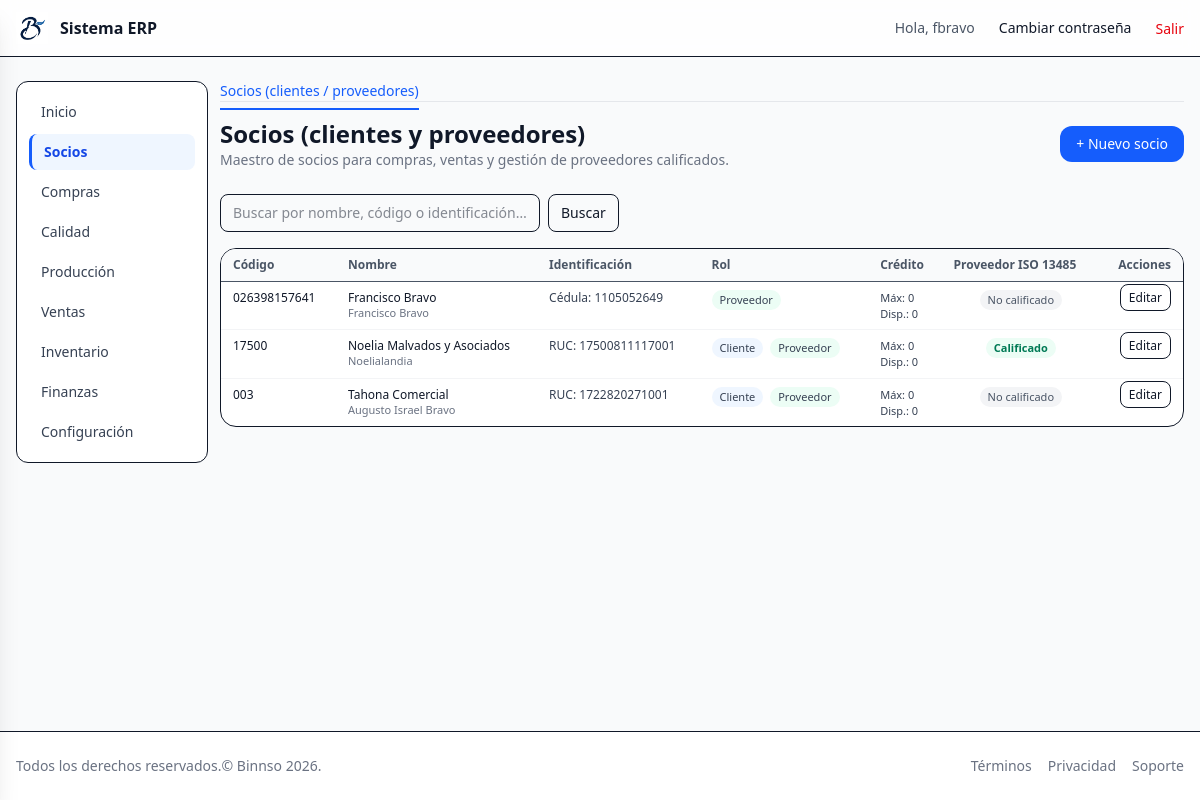
Page /partners/ (signed in) on the committed database.
### partners/models.py (models this page shows, shortened)
class Partner(AuditModel):
    code = models.CharField(
        "Código interno",
        max_length=20,
        unique=True,
        help_text="Código interno del socio (ej. PRV-001, CLI-100).",
    )
    alt_code = models.CharField(
        "Código alterno",
        max_length=20,
        blank=True,
        null=True,
        help_text="Código alterno o de sistema externo (opcional).",
    )
    identification_type = models.CharField(
        "Tipo de identificación",
        max_length=20,
        choices=IdentificationType.choices,
        default=IdentificationType.RUC,
    )
    identification = models.CharField(
        "Identificación",
        max_length=20,
        help_text="RUC / cédula / pasaporte, según corresponda.",
    )
    trade_name = models.CharField(
        "Nombre comercial",
        max_length=150,
        blank=True,
        help_text="Nombre comercial (si aplica).",
    )
    legal_name = models.CharField(
        "Nombre fiscal / razón social",
        max_length=200,
        help_text="Nombre fiscal que aparece en facturas.",
    )
    category = models.CharField(
        "Categoría",
        max_length=10,
        choices=PartnerCategory.choices,
        default=PartnerCategory.OTHER,
        blank=True,
    )
    company_type = models.CharField(
        "Tipo de empresa",
        max_length=20,
        choices=CompanyType.choices,
        default=CompanyType.COMPANY,
    )
    is_customer = models.BooleanField("Cliente", default=False)
    is_supplier = models.BooleanField("Proveedor", default=True)
    is_public_entity = models.BooleanField("Entidad pública", default=False)
    credit_limit = models.DecimalField(
        "Crédito máximo",
        max_digits=12,
        decimal_places=2,
        default=0,
    )
    credit_available = models.DecimalField(
        "Crédito disponible",
        max_digits=12,
        decimal_places=2,
        default=0,
    )
    credit_used = models.DecimalField(
        "Crédito utilizado",
        max_digits=12,
        decimal_places=2,
        default=0,
    )
    credit_terms_days = models.PositiveIntegerField(
        "Días de crédito",
        default=0,
        help_text="Plazo de pago en días (0 = contado).",
    )
    retention_profile = models.CharField(
        "Perfil de retención",
        max_length=20,
        choices=RetentionProfile.choices,
        default=RetentionProfile.NONE,
    )
    branch_name = models.CharField(
        "Sucursal",
        max_length=100,
        blank=True,
        help_text="Sucursal asociada (si aplica).",
    )
    address = models.CharField(
        "Dirección",
        max_length=255,
        blank=True,
    )
    city = models.CharField(
        "Ciudad",
        max_length=100,
        blank=True,
    )
    province = models.CharField(
        "Provincia",
        max_length=100,
        blank=True,
    )
    country = models.CharField(
        "País",
        max_length=100,
        blank=True,
        default="Ecuador",
    )
    contact_name = models.CharField(
        "Contacto principal",
        max_length=150,
        blank=True,
    )
    contact_email = models.EmailField(
        "Correo de contacto",
        blank=True,
    )
    contact_phone = models.CharField(
        "Teléfono de contacto",
        max_length=50,
        blank=True,
    )
    website = models.URLField(
        "Sitio web",
        blank=True,
    )
    is_qualified_supplier = models.BooleanField(
        "Proveedor calificado ISO 13485",
        default=False,
    )
    qualification_level = models.CharField(
        "Nivel de calificación",
        max_length=50,
        blank=True,
        help_text="Ejemplo: Crítico / No crítico, A / B / C, etc.",
    )
    qualification_date = models.DateField(
        "Fecha de última calificación",
        blank=True,
        null=True,
    )
    qualification_notes = models.TextField(
        "Notas de calificación",
        blank=True,
    )
    notes = models.TextField(
        "Notas internas",
        blank=True,
    )
    is_active = models.BooleanField(
        "Activo",
        default=True,
    )
    is_carrier = models.BooleanField(
        "Transportista", default=False,
        help_text="Marcar si es proveedor de transporte.",
    )
    vehicle_plate = models.CharField(
        "Placa del vehículo", max_length=20, blank=True,
    )
    driver_name = models.CharField(
        "Nombre del conductor", max_length=200, blank=True,
    )
    driver_identification = models.CharField(
        "Cédula del conductor", max_length=20, blank=True,
    )
    class Meta:
        verbose_name = "Socio (cliente/proveedor)"
        verbose_name_plural = "Socios (clientes y proveedores)"
        ordering = ["trade_name", "legal_name"]

### partners/views.py (the view, shortened to what this page needs)
# urls.py: path("", PartnerListView.as_view(), name="index"),
class PartnerListView(LoginRequiredMixin, ModulePermissionMixin, ListView):
    permission_required = "partners.view_partner"
    model = Partner
    template_name = "partners/partner_list.html"
    context_object_name = "partners"
    paginate_by = 20
    def get_queryset(self):
        qs = Partner.objects.all().order_by("trade_name", "legal_name")
        q = self.request.GET.get("q")
        return qs

### core/context_processors.py (called while the page is built, shortened)
def module_access(request):
    user = getattr(request, "user", None)
    if user is None or not user.is_authenticated:
        return {"modules": {k: False for k in MODULE_APP_MAP}}
    if user.is_superuser or user.groups.filter(name="admin").exists():
        return {"modules": {k: True for k in MODULE_APP_MAP}}

### core/mixins.py (called while the page is built)
    def has_permission(self):
        user = self.request.user
        if user.is_superuser or user.groups.filter(name="admin").exists():
            return True
        return super().has_permission()

### templates/partners/partner_list.html (shortened to what this page needs)
{% extends "layouts/app.html" %}
{% load static %}
{% block app_content %}
  {% include "partners/_nav.html" %}
  <div class="mb-6 flex items-center justify-between">
    <div>
      <h1 class="text-2xl font-semibold">Socios (clientes y proveedores)</h1>
      <p class="text-sm text-gray-500">
        Maestro de socios para compras, ventas y gestión de proveedores calificados.
      </p>
    </div>
    <a href="{% url 'partners:create' %}"
       class="rounded-xl bg-blue-600 px-4 py-2 text-sm font-medium text-white hover:bg-blue-700">
      + Nuevo socio
    </a>
  </div>
  <form method="get" class="mb-4 flex flex-wrap items-center gap-2 text-sm">
    <input type="text"
           name="q"
           value="{{ request.GET.q }}"
           placeholder="Buscar por nombre, código o identificación…"
           class="w-full max-w-xs rounded-lg border px-3 py-2">
    <button type="submit"
            class="rounded-lg border px-3 py-2 text-sm hover:bg-gray-50">
      Buscar
    </button>
  </form>
  {% if partners %}
    <div class="overflow-x-auto rounded-2xl border bg-white">
      <table class="min-w-full text-sm">
        <thead>
          <tr class="border-b bg-gray-50 text-xs font-semibold text-gray-600">
            <th class="px-3 py-2 text-left">Código</th>
            <th class="px-3 py-2 text-left">Nombre</th>
            <th class="px-3 py-2 text-left">Identificación</th>
            <th class="px-3 py-2 text-left">Rol</th>
            <th class="px-3 py-2 text-left">Crédito</th>
            <th class="px-3 py-2 text-left">Proveedor ISO 13485</th>
            <th class="px-3 py-2 text-right">Acciones</th>
          </tr>
        </thead>
        <tbody class="divide-y divide-gray-100">
          {% for p in partners %}
            <tr class="hover:bg-gray-50">
              <td class="px-3 py-2 align-top text-xs font-medium text-gray-900">
                {{ p.code }}
              </td>
              <td class="px-3 py-2 align-top text-xs">
                <div class="font-medium text-gray-900">
                  {{ p.trade_name|default:p.legal_name }}
                </div>
                <div class="text-[11px] text-gray-500">
                  {{ p.legal_name }}
                </div>
              </td>
              <td class="px-3 py-2 align-top text-xs text-gray-700">
                {{ p.get_identification_type_display }}:
                <span class="font-medium">{{ p.identification }}</span>
              </td>
              <td class="px-3 py-2 align-top text-[11px] text-gray-700">
                {% if p.is_customer %}<span class="inline-block rounded-full bg-blue-50 px-2 py-0.5 mr-1">Cliente</span>{% endif %}
                {% if p.is_supplier %}<span class="inline-block rounded-full bg-emerald-50 px-2 py-0.5 mr-1">Proveedor</span>{% endif %}
              </td>
              <td class="px-3 py-2 align-top text-[11px] text-gray-700">
                Máx: {{ p.credit_limit|default:"0" }}<br>
                Disp.: {{ p.credit_available|default:"0" }}
              </td>
              <td class="px-3 py-2 align-top text-center text-[11px]">
                {% if p.is_qualified_supplier %}
                  <span class="inline-flex rounded-full bg-emerald-50 px-2 py-0.5 font-semibold text-emerald-700">
                    Calificado
                  </span>
                {% else %}
                  <span class="inline-flex rounded-full bg-gray-100 px-2 py-0.5 text-gray-600">
                    No calificado
                  </span>
                {% endif %}
              </td>
              <td class="px-3 py-2 align-top text-right text-xs">
                <a href="{% url 'partners:update' p.pk %}"
                   class="rounded-lg border px-2 py-1 hover:bg-gray-50">
                  Editar
                </a>
              </td>
            </tr>
          {% endfor %}
        </tbody>
      </table>
    </div>
  {% endif %}
{% endblock %}

### templates/partials/_navbar.html (shortened to what this page needs)
{% load static %}
<header class="bg-white/80 backdrop-blur border-b">
  <div class="container mx-auto max-w-7xl px-4 py-3 flex items-center justify-between">
    <a href="{% url 'dashboard' %}" class="flex items-center gap-3">
      <img src="{% static 'img/logo.png' %}" alt="Logo" class="h-8 w-8" />
      <span class="font-semibold">Sistema ERP</span>
    </a>
    <nav class="hidden md:flex items-center gap-6">
      {% if request.user.is_authenticated %}
        <span class="text-sm text-gray-600">Hola, {{ request.user.get_username }}</span>
        <a href="{% url 'password_change' %}" class="text-sm hover:underline">Cambiar contraseña</a>
        <form method="post" action="{% url 'logout' %}" class="inline">
          <button type="submit" class="text-sm text-red-600 hover:underline">
          Salir
        </button>
          </form>
      {% else %}
        <a href="{% url 'login' %}" class="text-sm text-blue-600 hover:underline">Iniciar sesión</a>
      {% endif %}
    </nav>
  </div>
</header>

### rows in the picture
Partner: code "026398157641", trade_name "Francisco Bravo", legal_name "Francisco Bravo", identification_type "Cédula", identification "1105052649", is_supplier "Proveedor", credit_limit "0", credit_available "0", is_qualified_supplier "No calificado"
Partner: code "17500", trade_name "Noelia Malvados y Asociados", legal_name "Noelialandia", identification_type "RUC", identification "17500811117001", is_customer "Cliente", is_supplier "Proveedor", credit_limit "0", credit_available "0", is_qualified_supplier "Calificado"
Partner: code "003", trade_name "Tahona Comercial", legal_name "Augusto Israel Bravo", identification_type "RUC", identification "1722820271001", is_customer "Cliente", is_supplier "Proveedor", credit_limit "0", credit_available "0", is_qualified_supplier "No calificado"

### other values in the picture
{{ request.user.get_username }} "fbravo"
